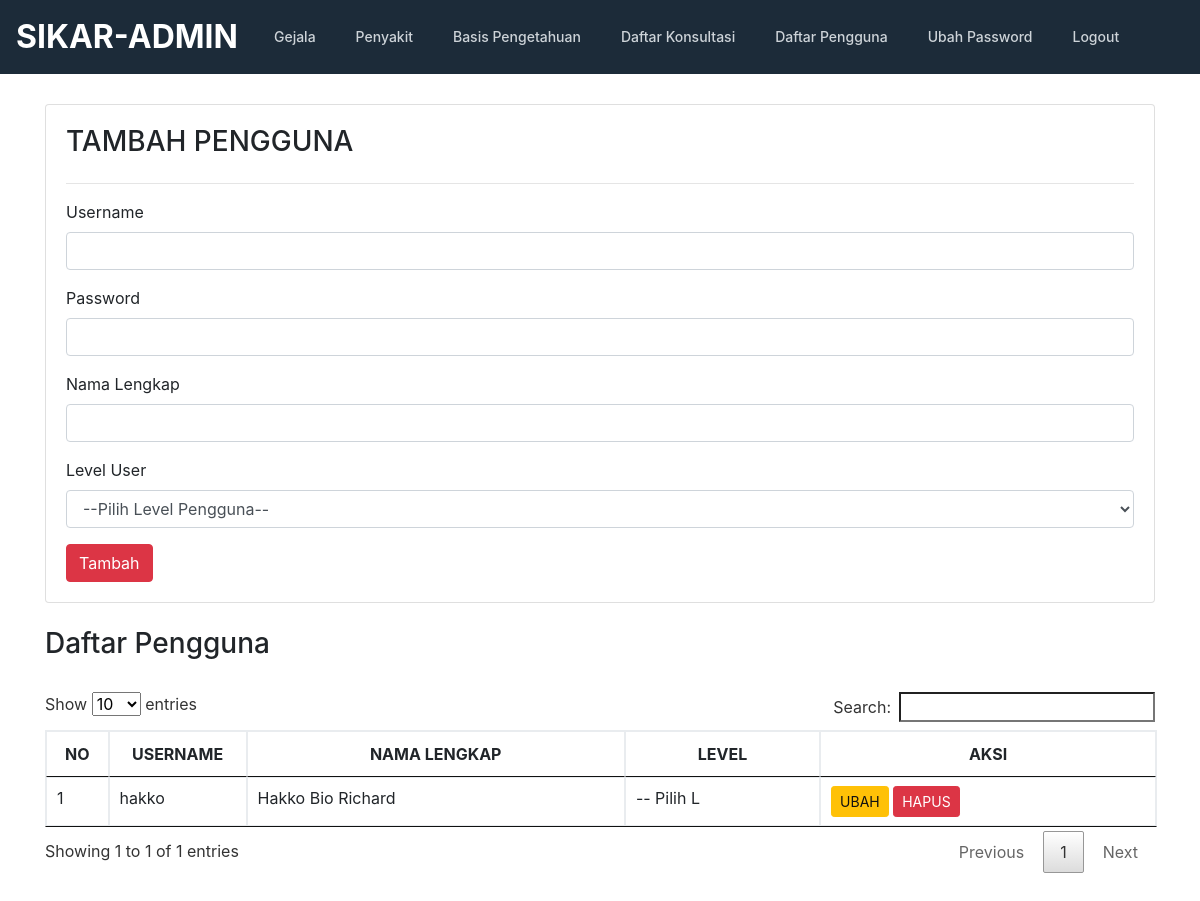
/admin/pengguna.php, run on an earlier commit of the app's database.
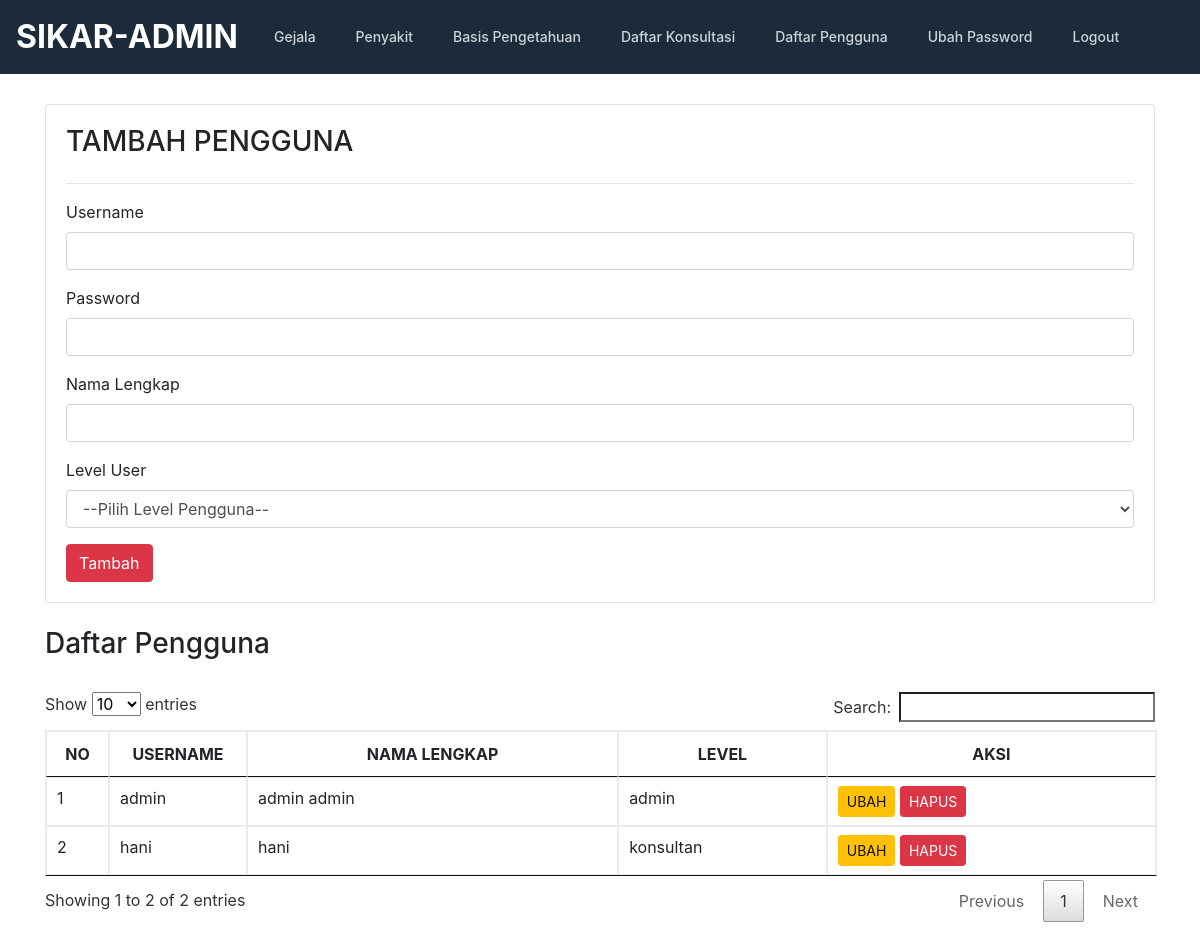
And on a later commit of the database.
### tables this page shows
CREATE TABLE `user` (
  `user_id` int(10) NOT NULL,
  `username` varchar(30) NOT NULL,
  `password` varchar(30) NOT NULL,
  `fullname` varchar(50) NOT NULL,
  `level` varchar(10) NOT NULL
);

### admin/pengguna.php (the view, shortened to what this page needs)
<!doctype html>
<html lang="en">
  <head>
    <link href="../css/bootstrap.min.css" rel="stylesheet">
    <link href="../css/style.css" rel="stylesheet">
    <link href="../css/jquery.dataTables.min.css" rel="stylesheet"/>
  </head>
  <body>
    <?php include "header.php"; ?>
    <section>
      <div class="container">
        <div class="row">
            <div class="col-md-12">
              <div class="card" style="padding:20px">
                <h3>TAMBAH PENGGUNA</h3>
                <hr/>
                <form action="prosestambahpengguna.php" method="POST">
                  <div class="form-group">
                      <label>Username</label>
                      <input type="text" name="username" class="form-control" />
                  </div>
                  <div class="form-group">
                      <label>Password</label>
                      <input type="password" name="password" class="form-control" />
                  </div>
                  <div class="form-group">
                      <label>Nama Lengkap</label>
                      <input type="text" name="fullname" class="form-control" />
                  </div>
                  <div class="form-group">
                      <label>Level User</label>
                      <select name="level" class="form-control">
                          <option>--Pilih Level Pengguna--</option>
                      </select>
                  </div>
                  <button type="submit" class="btn btn-md btn-danger">Tambah</button>
                </form>
              </div>
              <br/>
              <h3>Daftar Pengguna</h3>
              <br/>
              <div class="row">
                <div class="col-md-12">
                  <table class="table table-bordered table-hover" id="gejala" class="display" style="width:100%">
                    <thead>
                      <tr>
                        <th width="20"><center>NO</center></th>
                        <th width="100"><center>USERNAME</center></th>
                        <th><center>NAMA LENGKAP</center></th>
                        <th><center>LEVEL</center></th>
                        <th><center>AKSI</center></th>
                      </tr>
                    </thead>
                    <tbody>
                      <?php
                        include "../conn.php";
                        $query = mysqli_query($koneksi,"SELECT * FROM user ORDER BY user_id ASC");
                        $no=0;
                        while ($data=mysqli_fetch_array($query)) {
                            $no++;
                      ?>
                      <tr>
                          <td><?php echo $no; ?></td>
                          <td><?php echo $data['username']; ?></td>
                          <td><?php echo $data['fullname']; ?></td>
                          <td><?php echo $data['level']; ?></td>
                          <td>
                              <a  href="editpengguna.php?id=<?php echo $data['user_id']; ?>" class="btn btn-sm btn-warning">UBAH</a>
                              <a  href="hapuspengguna.php?id=<?php echo $data['user_id']; ?>" class="btn btn-sm btn-danger">HAPUS</a>
                          </td>
                      </tr>
                      <?php } ?>
                    </tbody>
                  </table>
                </div>
              </div>
            </div>
        </div>
      </div>
    </section>
  </body>
</html>

What changed in the data, as far as the page shows it:
removed user: username "hakko", fullname "Hakko Bio Richard", level "-- Pilih L"
added user: username "admin", fullname "admin admin", level "admin"
added user: username "hani", fullname "hani", level "konsultan"
Also different on the page:
text written by a page script: "Show entries Search: Showing 1 to 1 of 1 entries Previous 1 Next" → "Show entries Search: Showing 1 to 2 of 2 entries Previous 1 Next"
